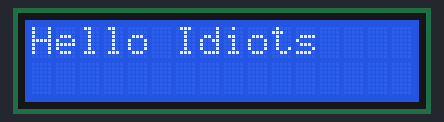
Recording of a sketch running on a simulated Arduino Uno, built with avr-gcc and run on an emulated ATmega328P. Parts: 16×2 character LCD.

Above: at 0.1 s.
At 4.1 s:
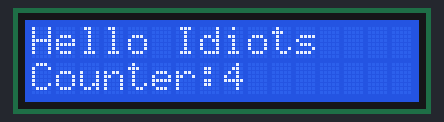
At 9.1 s:
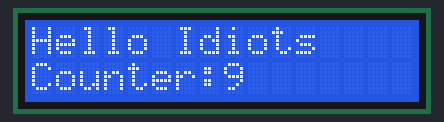
At 19.1 s:
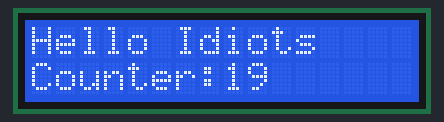
At 28.1 s:
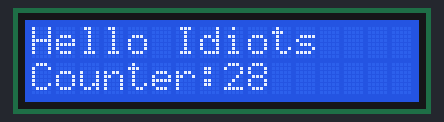
At 38.2 s:
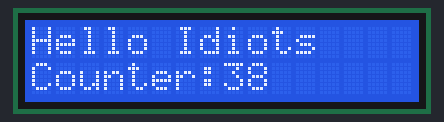

Measured:
- what the display in image 1 shows lasts 1.0 s, from 4.1 s to 5.1 s

The sketch:

LCDFreenove.ino
```cpp
/*
  Sketch 16.1.1
  Display the string on LCD1602

  modified 2016/5/13
  by http://www.freenove.com
*/

#include <LiquidCrystal.h>

// initialize the library with the numbers of the interface pins
LiquidCrystal lcd(11, 10, 5, 4, 3, 2);

void setup() {
  // set up the LCD's number of columns and rows:
  lcd.begin(16, 2);
  // Print a message to the LCD
  lcd.print("Hello Idiots");
  Serial.begin(9600);
}

void loop() {
  // set the cursor to column 0, line 1
  // (note: line 1 is the second row, since counting begins with 0):
  String testo =  Serial.readString();

  lcd.setCursor(0, 1);
  // print the number of seconds since reset:
  lcd.print("Counter:");
  lcd.print(millis() / 1000);

  lcd.print(testo);
}
```
